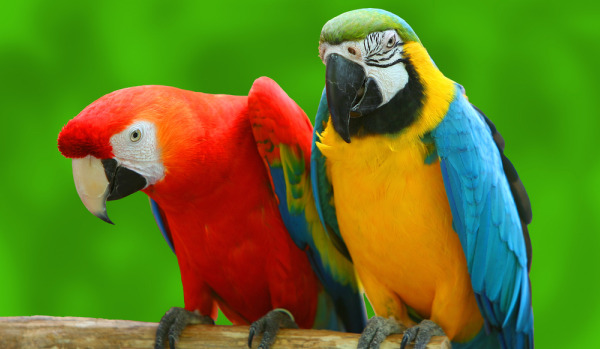
#> input picture Image/XLA.jpg, 600 x 349 px, found by its file name
$ jupyter execute piecewise_linear_transformation.ipynb
#> lines starting #> are read from the running program, lines starting #| are printed output that depends on the picture; after the words box and inside, x2 and y2 are one past the last pixel; in counts of white or black regions, pixels touching at a corner belong together
[cell 1]
import cv2
import matplotlib.pyplot as plt
import numpy as np

# Piecewise Linear Transformation Example in book

### Read book & convert to normalize

[cell 2]
image_Path = r'D:\py\Digital_Image_Processing\Image\XLA.jpg'

I = cv2.imread(image_Path)
#> I is the input picture: shape (349, 600, 3); mean B, G, R 31.1, 121.3, 100.2
I = cv2.cvtColor(I, cv2.COLOR_BGR2GRAY)
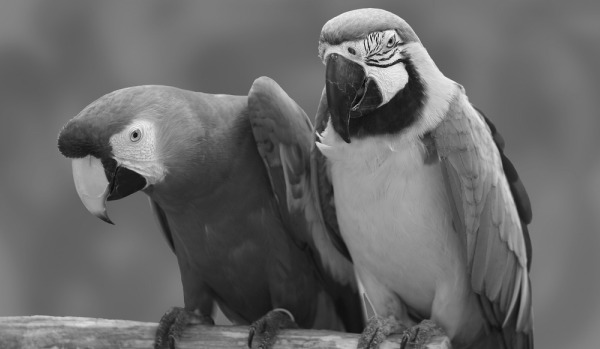
#> I: shape (349, 600); min 9, max 245, mean 104.7
I = I.astype(np.uint8)

### Locate

[cell 3]
L = 256
r1 = (L/4 + L/2) / 2
r2 = (L/2 + 3*L/4) / 2
s1 = (L/4 + 0) / 2
s2 = (L-1 + 3*L/4) / 2

### Create output array

[cell 4]
Y = np.zeros_like(I)

### First piecewise

[cell 5]
a, b, p, q = 0, r1, 0, s1
idx = (I >= a) & (I < b)
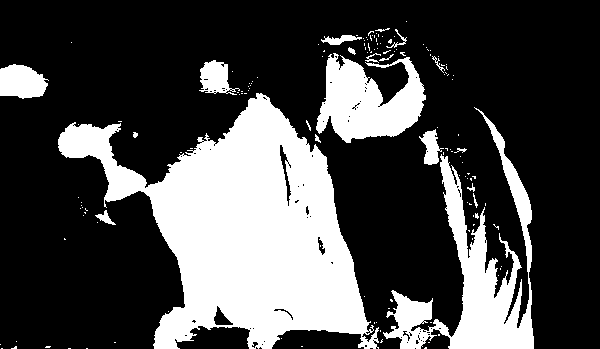
#> idx: shape (349, 600) bool; 28.3% white; 144 white regions (124 under 20 px), largest, box (x1, y1, x2, y2) and area: (58, 93, 379, 349) 38976, (383, 107, 534, 349) 10647, (316, 53, 426, 143) 5942
Y[idx] = ((I[idx] - a)/(b - a)) * (q - p) + p

### Second piecewise

[cell 6]
a, b, p, q = r1, r2, s1, s2
idx = (I >= a) & (I < b)
#> idx: shape (349, 600) bool; 64.6% white; 195 black regions (168 under 20 px), largest, box (x1, y1, x2, y2) and area: (58, 8, 534, 349) 65349, (0, 64, 49, 99) 1299, (191, 60, 248, 108) 1224
Y[idx] = ((I[idx] - a)/(b - a)) * (q - p) + p

### Third piecewise

[cell 7]
a, b, p, q = r2, L - 1, s2, L - 1
idx = (I >= a) & (I < b)
#> idx: shape (349, 600) bool; 7.1% white; 111 white regions (88 under 20 px), largest, box (x1, y1, x2, y2) and area: (321, 8, 521, 232) 5138, (111, 106, 163, 177) 1956, (324, 30, 408, 103) 1759
Y[idx] = ((I[idx] - a)/(b - a)) * (q - p) + p
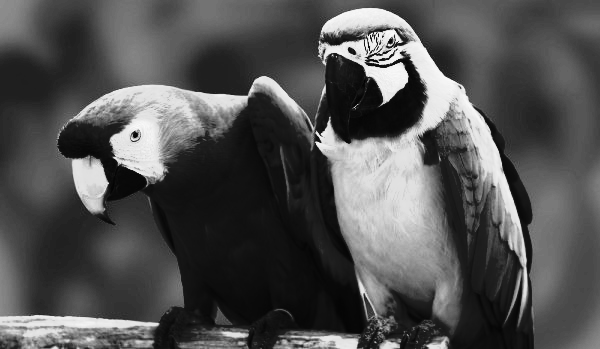
#> Y: shape (349, 600); min 3, max 251, mean 81.8

### Thresholding

[cell 8]
Z = Y.copy()
Z[Z <= 4*L/5] = 0
Z[Z > 0] = 255
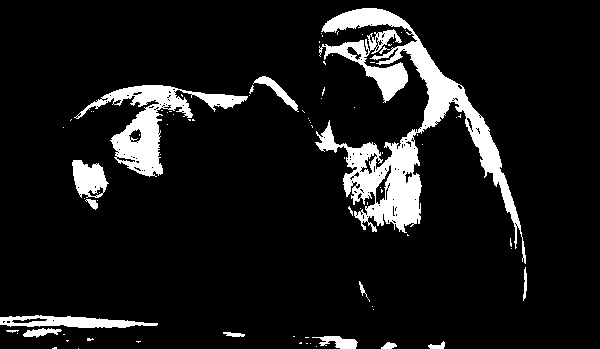
#> Z: shape (349, 600); 9.8% white; 85 white regions (67 under 20 px), largest, box (x1, y1, x2, y2) and area: (315, 8, 526, 264) 10687, (74, 85, 248, 177) 4238, (319, 29, 408, 103) 1860

### Display

[cell 9]
plt.figure(figsize= (10, 8))
plt.subplot(1, 3, 1)
plt.imshow(I, cmap='gray')
plt.title('Original Image')
plt.axis('off')

plt.subplot(1, 3, 2)
plt.imshow(Y, cmap='gray')
plt.title('PieceWise Linear Transformation Image')
plt.axis('off')

plt.subplot(1, 3, 3)
plt.imshow(Z, cmap='gray')
plt.title('Thresholded Image')
plt.axis('off')

# Piecewise Linear Transformation Example in book Figure 3.11

#### Locate

[cell 10]
L = 255
# Toa do cau a
r0a = 0
r1a = 2*(L/5)
r2a = (3*(L/5) + 4*(L/5))/2
r3a = L - 1
s0a = L/10
s1a = 3*(L/5)

[cell 11]
# Toa do cau b
r0b = 0
r1b = ((L/5)+2*(L/5))/2
r2b = (2*(L/5) + 3*(L/5))/2
r3b = L - 1
s0b = 0
s1b = ((L/5)+2*(L/5))/2
s2b = 4*(L/5)
s3b = (2*(L/5) + 3*(L/5))/2
s4b = L - 1

#### Create output array

[cell 12]
Y = np.zeros_like(I)
Z = np.zeros_like(I)

#### Figure 3.11a

[cell 13]
# First piecewise
a, b, p, q = r0a, r1a, s0a, s0a
idx = (I >= a) & (I < b)
#> idx: shape (349, 600) bool; 36.6% white; 189 white regions (169 under 20 px), largest, box (x1, y1, x2, y2) and area: (32, 93, 383, 349) 45211, (382, 107, 534, 349) 12979, (315, 53, 427, 143) 6078
Z[idx] = ((I[idx] - a)/(b - a)) * (q - p) + p

# Second piecewise
a, b, p, q = r1a, r2a, s1a, s1a
idx = (I >= a) & (I < b)
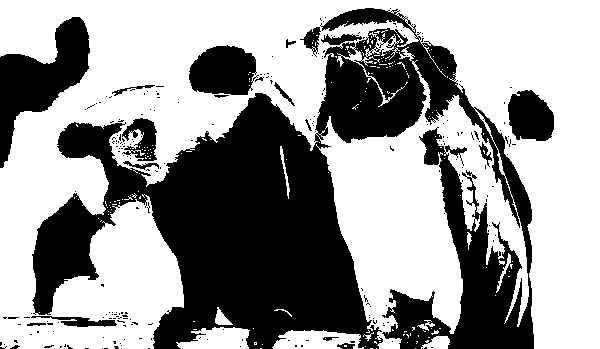
#> idx: shape (349, 600) bool; 59.9% white; 228 black regions (210 under 20 px), largest, box (x1, y1, x2, y2) and area: (32, 8, 534, 349) 70925, (0, 17, 90, 168) 5663, (189, 45, 259, 95) 2703
Z[idx] = ((I[idx] - a)/(b - a)) * (q - p) + p
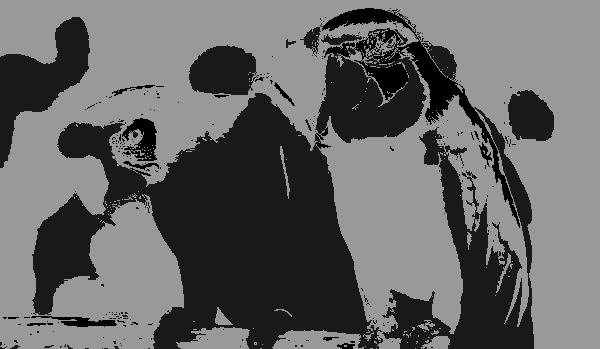
#> Z: shape (349, 600); min 0, max 153, mean 100.7

# Third piecewise
a, b, p, q = r2a, r3a, s0a, s0a
idx = (I >= a) & (I < b)
#> idx: shape (349, 600) bool; 3.6% white; 108 white regions (90 under 20 px), largest, box (x1, y1, x2, y2) and area: (322, 8, 520, 228) 3721, (324, 40, 408, 101) 1191, (122, 118, 157, 161) 846
Z[idx] = ((I[idx] - a)/(b - a)) * (q - p) + p

#### Figure 3.11b

[cell 14]
# First piecewise
a, b, p, q = r0b, r1b, s0b, s1b
idx = (I >= a) & (I < b)
#> idx: shape (349, 600) bool; 22.2% white; 100 white regions (84 under 20 px), largest, box (x1, y1, x2, y2) and area: (58, 106, 368, 349) 33999, (316, 55, 425, 143) 5364, (450, 228, 534, 349) 3823
Y[idx] = ((I[idx] - a)/(b - a)) * (q - p) + p

# Second piecewise
a, b, p, q = r1b, r2b, s2b, s2b
idx = (I >= a) & (I < b)
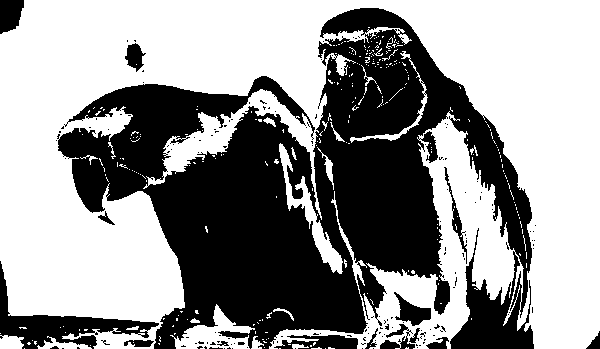
#> idx: shape (349, 600) bool; 58.5% white; 160 black regions (145 under 20 px), largest, box (x1, y1, x2, y2) and area: (57, 8, 534, 349) 79214, (0, 261, 159, 349) 3415, (274, 335, 358, 349) 783
Y[idx] = ((I[idx] - a)/(b - a)) * (q - p) + p
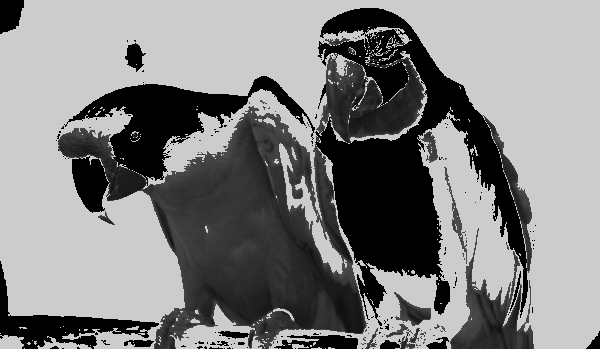
#> Y: shape (349, 600); min 0, max 204, mean 130.3

# Third piecewise
a, b, p, q = r2b, r3b, s3b, s4b
idx = (I >= a) & (I < b)
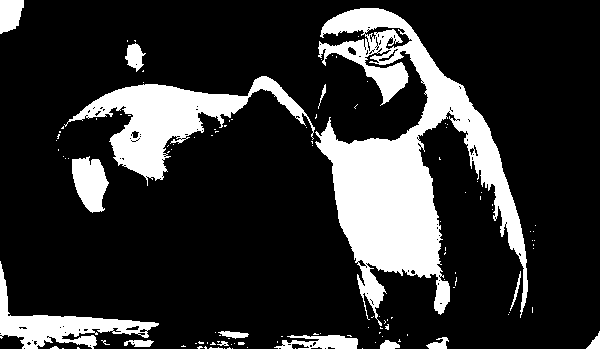
#> idx: shape (349, 600) bool; 19.3% white; 121 white regions (106 under 20 px), largest, box (x1, y1, x2, y2) and area: (315, 8, 528, 326) 24329, (64, 76, 315, 186) 8168, (0, 261, 159, 349) 3415
Y[idx] = ((I[idx] - a)/(b - a)) * (q - p) + p
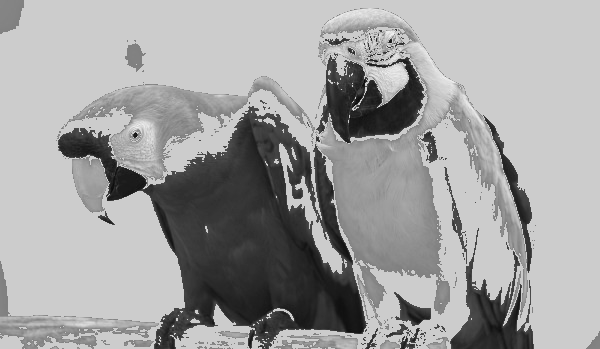
#> Y: shape (349, 600); 19.27% of pixels changed, all inside (x1, y1, x2, y2) = (0, 0, 600, 349)

#### Display

[cell 15]
plt.figure(figsize=(10, 8))

plt.subplot(1, 3, 1)
plt.imshow(I, cmap='gray')
plt.title('Original')
plt.axis('off')

plt.subplot(1, 3, 2)
plt.imshow(Z, cmap='gray')
plt.title('Figure 3.11a')
plt.axis('off')

plt.subplot(1, 3, 3)
plt.imshow(Y, cmap='gray')
plt.title('Figure 3.11b')
plt.axis('off')

$ run again, with Image/1.png saved as Image/XLA.jpg
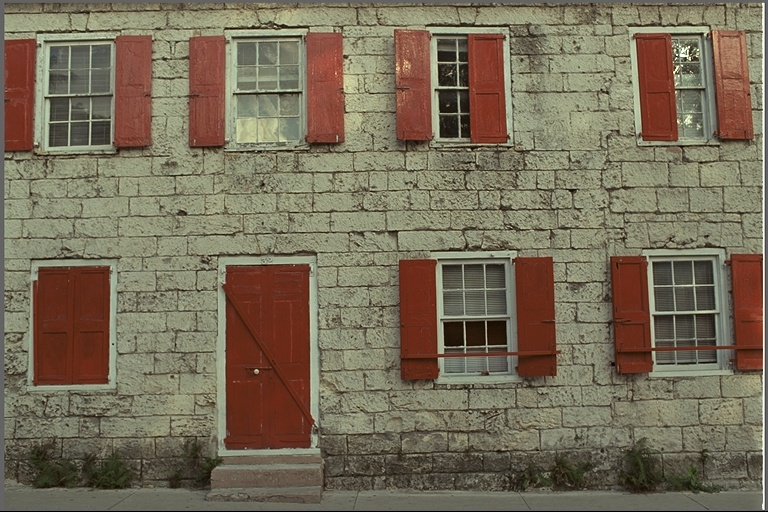
#> input picture Image/1.png, 768 x 512 px, found by its file name
#> I is the input picture: shape (512, 768, 3); mean B, G, R 88.3, 108.8, 119.7
#> I: shape (512, 768)
#> `idx = (I >= a) & (I < b)`:
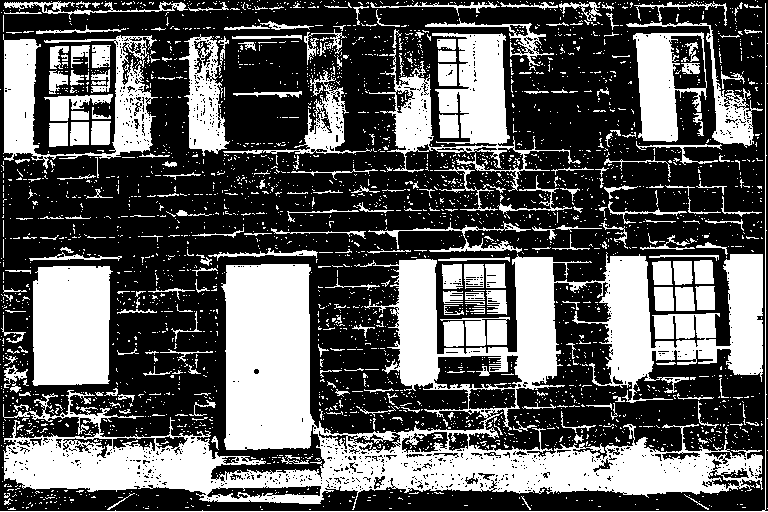
#> idx: shape (512, 768) bool; 36.8% white; 3088 white regions (2834 under 20 px), largest, box (x1, y1, x2, y2) and area: (3, 252, 763, 510) 71012, (32, 266, 113, 386) 8947, (369, 33, 581, 192) 8825
#> `Y[idx] = ((I[idx] - a)/(b - a)) * (q - p) + p`:
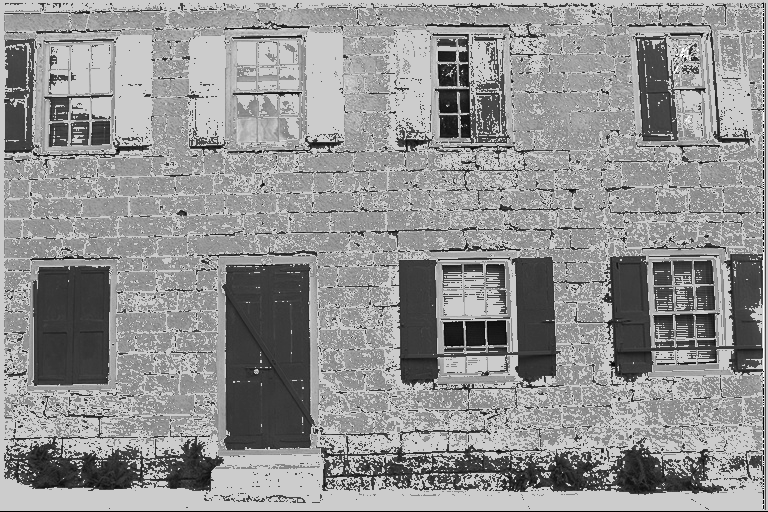
#> Y: shape (512, 768); min 0, max 253, mean 146

$ run again, with Image/10.png saved as Image/XLA.jpg
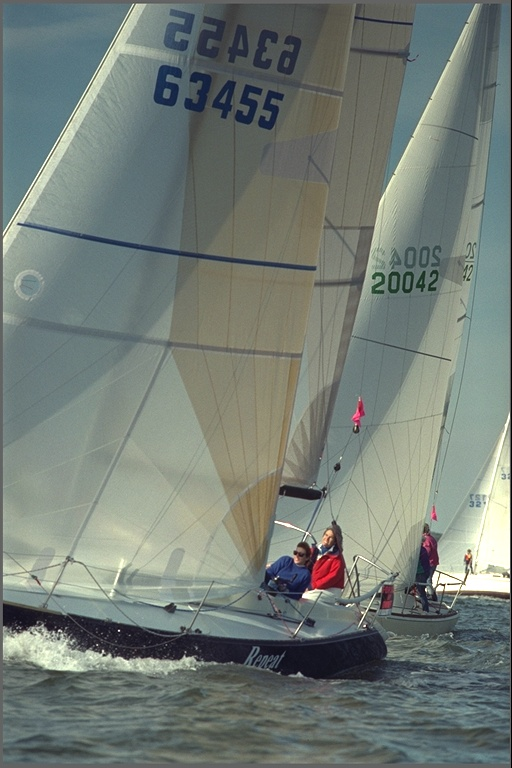
#> input picture Image/10.png, 512 x 768 px, found by its file name
#> I is the input picture: shape (768, 512, 3); mean B, G, R 118.3, 124.8, 115.6
#> I: shape (768, 512)
#> `Y[idx] = ((I[idx] - a)/(b - a)) * (q - p) + p`:
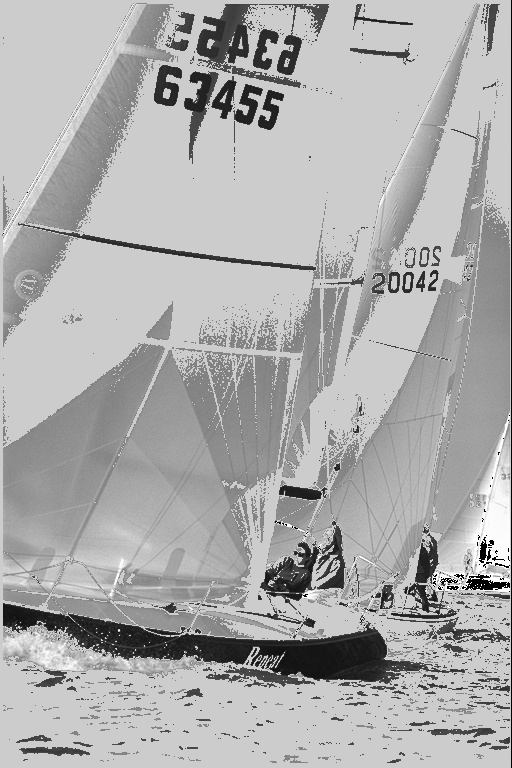
#> Y: shape (768, 512); min 0, max 253, mean 172.8
